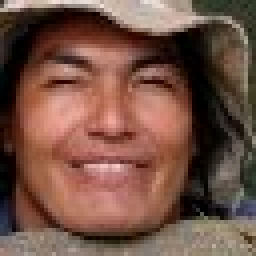
#> input picture data/example_conditioning/superresolution/face64_1.png, 64 x 64 px (shown 4 times larger)
$ python test.py
#> lines starting #> are read from the running program, lines starting #| are printed output that depends on the picture
import cv2

# read the images
img1 = cv2.imread('face64_1.png')
#> img1 is the input picture: shape (64, 64, 3); mean B, G, R 68.9, 81.6, 115.5
img2 = cv2.imread('face64_2.png')
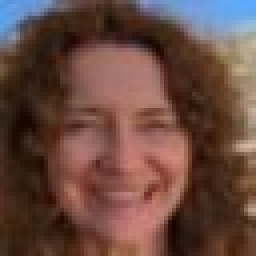
#> input picture data/example_conditioning/superresolution/face64_2.png, 64 x 64 px (shown 4 times larger)
#> img2 is the input picture: shape (64, 64, 3); mean B, G, R 64.6, 73.3, 104
img3 = cv2.imread('face64_3.png')
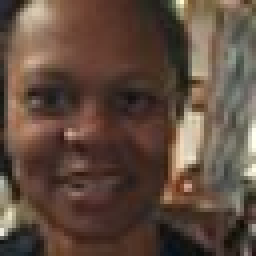
#> input picture data/example_conditioning/superresolution/face64_3.png, 64 x 64 px (shown 4 times larger)
#> img3 is the input picture: shape (64, 64, 3); mean B, G, R 63.1, 75.4, 95.7
img4 = cv2.imread('face64_4.png')
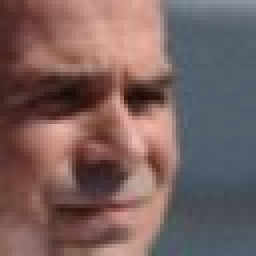
#> input picture data/example_conditioning/superresolution/face64_4.png, 64 x 64 px (shown 4 times larger)
#> img4 is the input picture: shape (64, 64, 3); mean B, G, R 94, 96.2, 120

im_h = cv2.hconcat([img1, img2, img3, img4])
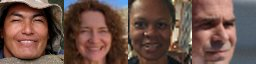
#> im_h: shape (64, 256, 3); mean B, G, R 72.6, 81.6, 108.8
# cv2.imshow('man_image.jpeg', im_h)

cv2.imwrite('hconcat_resize.png', im_h)
